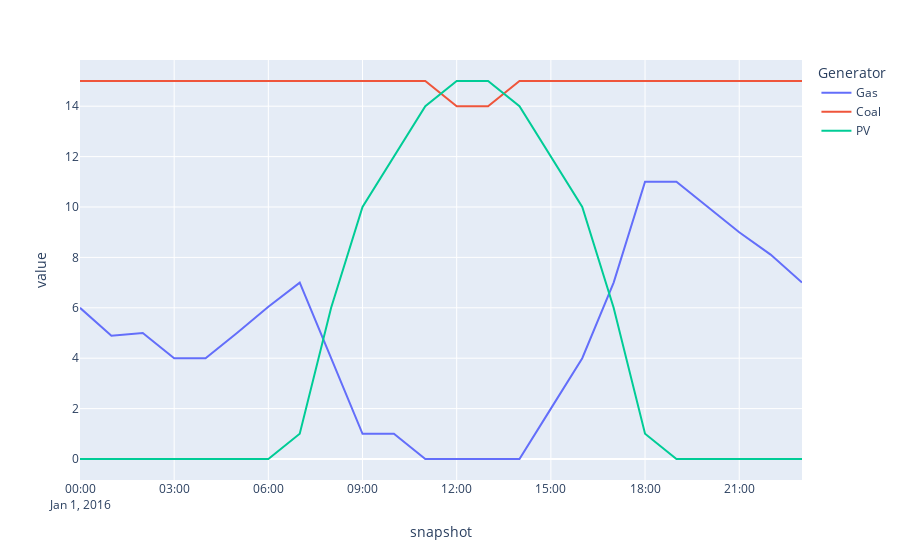

Notebook code for this chart:
### Code cell
fig2 = px.line(network.generators_t.p)
fig2.show()
# consumption pattern of BEV
